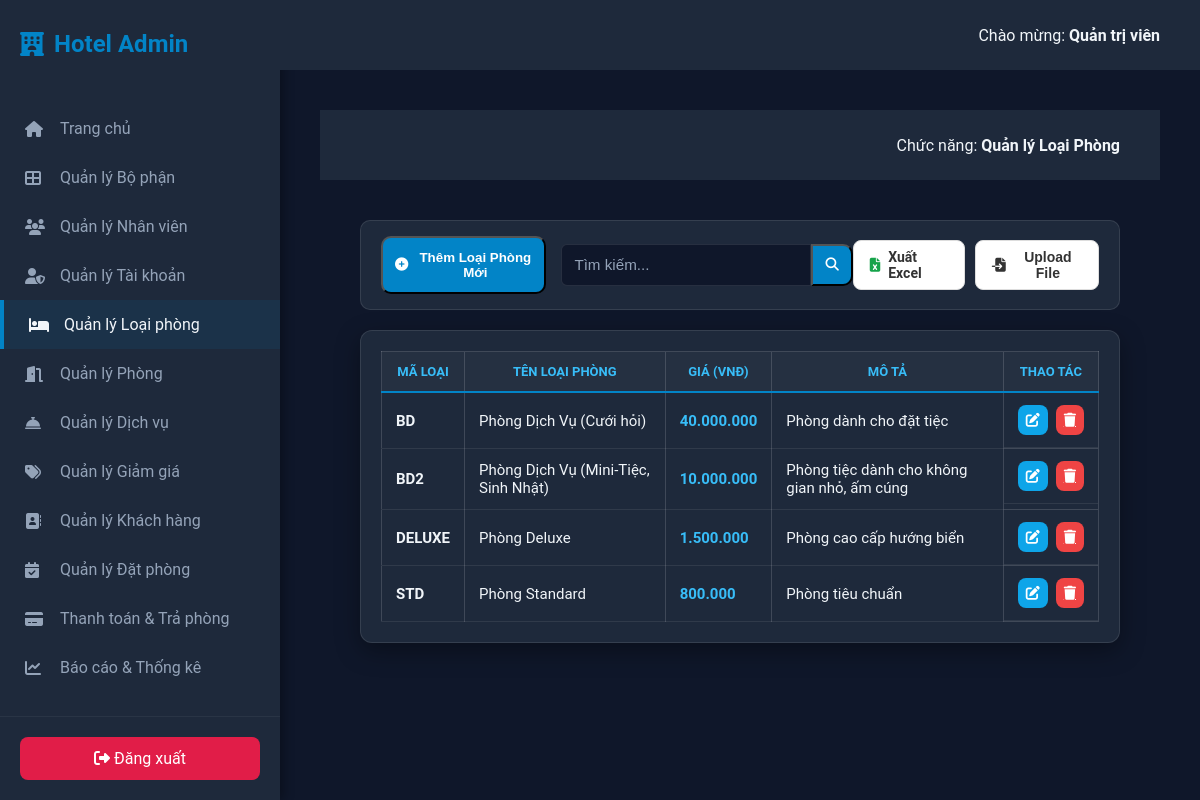
The page /?controller=RoomTypeController&action=index (signed in) on the database its author committed.
### tables this page shows
CREATE TABLE `rooms_roomtype` (
  `MaLoaiPhong` varchar(20) NOT NULL,
  `TenLoaiPhong` varchar(50) NOT NULL,
  `GiaPhong` int(11) NOT NULL,
  `MoTaPhong` varchar(255) NOT NULL
);

### MVC/Core/controller.php (called while the page is built, shortened)
<?php
class controller {
    public function model($model) {
        return new $model;
    }
    public function view($view, $data = []) {
        require_once "./MVC/Views/".$view.".php";
    }
}
?>

### MVC/Controllers/RoomTypeController.php (called while the page is built, shortened)
<?php
class RoomTypeController extends Controller {
    public function index() {
        $model = $this->model("RoomTypeModel");
        $keyword = isset($_POST['keyword']) ? trim($_POST['keyword']) : '';
        $this->view("Master", [
            "Page" => "RoomTypeManage",
            "page_tab" => "roomtype",
            "roomTypes" => $model->getAll($keyword),
            "keyword" => $keyword
        ]);
    }
}
?>

### MVC/Core/App.php (called while the page is built, shortened)
<?php
class App {
    protected $action = "index";
    public function __construct() {
        if (isset($_GET['controller'])) {
            $this->controller = $_GET['controller'];
        }
        $this->controller = new $this->controller;
        if (isset($_GET['action'])) {
            $this->action = $_GET['action'];
        }
        call_user_func([$this->controller, $this->action]);
    }
}

### index.php (called while the page is built, shortened)
<?php
$app = new App();

### MVC/Core/connectDB.php (called while the page is built, shortened)
<?php
class connectDB {
    public function __construct() {
        $this->con = mysqli_connect(
            "localhost",
            "root",
            "",
            "web_hotel_mngt",
            3307
        );
    }
}

### MVC/Models/RoomTypeModel.php (called while the page is built, shortened)
<?php
class RoomTypeModel extends connectDB {
    public function getAll($keyword = '') {
        $sql = "SELECT * FROM rooms_roomtype";
        return mysqli_query($this->con, $sql);
    }
}
?>

### MVC/Views/Pages/RoomTypeManage.php (the view, shortened to what this page needs)
<main class="main-content">
    <header class="top-header">
        <div class="user-info">
            Chức năng:  <strong>Quản lý Loại Phòng</strong>
        </div>
    </header>
    <section class="content-body">
        <div class="toolbar" style="display: flex; justify-content: space-between; align-items: center; margin-bottom: 20px;">
            <div style="display: flex; align-items: center; gap: 15px;">
                <button class="btn btn-primary" onclick="toggleForm(true)">
                    <i class="fas fa-plus-circle"></i> Thêm Loại Phòng Mới
                </button>
                <form action="?controller=RoomTypeController&action=index" method="POST" style="display: flex; margin: 0;">
                    <input type="text" name="keyword" class="form-control"
                        placeholder="Tìm kiếm..."
                        value="<?= isset($data['keyword']) ? $data['keyword'] : '' ?>"
                        style="border-top-right-radius: 0; border-bottom-right-radius: 0; width: 250px;">
                    <button type="submit" class="btn btn-primary" style="border-top-left-radius: 0; border-bottom-left-radius: 0;">
                        <i class="fas fa-search"></i>
                    </button>
                </form>
            </div>
            <div class="right-tools" style="display: flex; gap: 10px;">
                <a href="?controller=RoomTypeController&action=exportExcel" class="btn-custom-white">
                    <i class="fas fa-file-excel" style="color: #16a34a;"></i> Xuất Excel
                </a>
                <button class="btn-custom-white" onclick="toggleImport(true)">
                    <i class="fas fa-file-import"></i> Upload File
                </button>
            </div>
        </div>
        <div class="table-container" style="margin-top: 20px;">
            <table class="admin-table">
                <thead>
                    <tr>
                        <th>Mã Loại</th>
                        <th>Tên Loại Phòng</th>
                        <th>Giá (VNĐ)</th>
                        <th>Mô Tả</th>
                        <th style="text-align: center;">Thao Tác</th>
                    </tr>
                </thead>
                <tbody>
                    <?php if(!empty($data['roomTypes'])): ?>
                        <?php foreach($data['roomTypes'] as $row): ?>
                        <tr>
                            <td><strong><?= $row['MaLoaiPhong'] ?></strong></td>
                            <td><?= $row['TenLoaiPhong'] ?></td>
                            <td style="color: #38bdf8; font-weight: bold;">
                                <?= number_format($row['GiaPhong'], 0, ',', '.') ?>
                            </td>
                            <td><?= $row['MoTaPhong'] ?></td>
                            <td class="action-buttons" style="text-align: center;">
                                <button class="btn-icon edit"
                                    onclick="editRoomType('<?= $row['MaLoaiPhong'] ?>', '<?= $row['TenLoaiPhong'] ?>', '<?= $row['GiaPhong'] ?>', '<?= $row['MoTaPhong'] ?>')">
                                    <i class="fas fa-edit"></i>
                                </button>
                                <a href="?controller=RoomTypeController&action=deleteRoomType&id=<?= $row['MaLoaiPhong'] ?>"
                                   class="btn-icon delete" onclick="return confirm('Xóa loại phòng này sẽ ảnh hưởng đến các phòng đang sử dụng nó. Bạn chắc chứ?')">
                                    <i class="fas fa-trash"></i>
                                </a>
                            </td>
                        </tr>
                        <?php endforeach; ?>
                    <?php else: ?>
                        <tr><td colspan="5" style="text-align:center;">Chưa có dữ liệu loại phòng.</td></tr>
                    <?php endif; ?>
                </tbody>
            </table>
        </div>
    </section>
</main>

### Public/Css/style_hello.css (style rules this page uses)
:root { --bg-dark: #0f172a; --card-bg: #1e293b; --ocean-blue: #0284c7; --ocean-hover: #0369a1; --text-main: #f1f5f9; }
body { margin: 0; background-color: var(--bg-dark); font-family: 'Segoe UI', sans-serif; display: flex; justify-content: center; align-items: center; height: 100vh; }
.btn { padding: 12px; border-radius: 10px; text-decoration: none; font-weight: 600; transition: 0.3s; display: flex; align-items: center; justify-content: center; gap: 10px; }
.btn-primary { background: var(--ocean-blue); color: white; }

### Public/Css/login_style.css (style rules this page uses)
:root { --bg-dark: #0f172a; --card-bg: #1e293b; --ocean-blue: #0284c7; --ocean-hover: #0369a1; --text-white: #f1f5f9; --input-bg: #334155; --text-muted: #94a3b8; }
.form-control { width: 100%; padding: 10px 12px; background: var(--input-bg); border: 1px solid transparent; border-radius: 8px; color: white; font-size: 0.95rem; transition: 0.3s; outline: none; box-sizing: border-box; }

### Public/Css/admin_style.css (style rules this page uses)
html, body { margin: 0; padding: 0; width: 100%; height: 100%; display: block; background-color: #0f172a; }
.main-content { flex: 1; display: flex; flex-direction: column; overflow-y: auto; }
:root { --bg-dark: #0f172a; --sidebar-bg: #1e293b; --ocean-blue: #0284c7; --ocean-hover: #0ea5e9; --text-white: #f1f5f9; --text-muted: #94a3b8; }
.main-content { flex: 1; display: flex; flex-direction: column; }
.top-header { height: 70px; background: var(--sidebar-bg); display: flex; align-items: center; justify-content: flex-end; padding: 0 40px; color: var(--text-white); }
.content-body { padding: 40px; color: var(--text-white); }

### Public/Css/department_style.css (style rules this page uses)
:root { --card-bg: #1e293b; --border-color: rgba(255, 255, 255, 0.1); --ocean-blue: #0284c7; --text-white: #f1f5f9; }
.table-container { background: var(--card-bg); border-radius: 12px; padding: 20px; border: 1px solid var(--border-color); box-shadow: 0 8px 25px rgba(0,0,0,0.35); color: var(--text-white); }
.admin-table { width: 100%; border-collapse: collapse; font-size: 15px; }
.admin-table th { padding: 12px; color: #38bdf8; text-transform: uppercase; font-size: 13px; border-bottom: 2px solid var(--ocean-blue); background: rgba(255,255,255,0.03); }
.admin-table td { padding: 10px 12px; border-bottom: 1px solid rgba(255,255,255,0.08); }
.action-buttons { display: flex; justify-content: center; gap: 8px; }
.btn-icon { cursor: pointer; padding: 8px; border-radius: 6px; border: none; transition: 0.25s; display:flex; justify-content:center; align-items:center; }
.btn-icon.edit { background:#0284c7; color:white; }
.btn-icon.delete { background:#dc2626; color:white; }
.admin-table { width: 100%; border-collapse: collapse; font-size: 15px; color: var(--text-white); border: 1px solid rgba(255,255,255,0.15); }
.admin-table th, .admin-table td { padding: 12px 14px; border-right: 1px solid rgba(255,255,255,0.15); }
.admin-table th:last-child, .admin-table td:last-child { border-right: none; }
.admin-table tr { border-bottom: 1px solid rgba(255,255,255,0.15); }
.btn-custom-white { background-color: #ffffff; color: #333; padding: 8px 16px; border-radius: 8px; border: 1px solid #ddd; text-decoration: none; font-size: 14px; font-weight: 600; display: flex; align-items: center; gap: 8px; transition: all 0.3s; }

### Public/Css/employee_style.css (style rules this page uses)
:root { --bg-dark: #0f172a; --card-bg: #1e293b; --border-color: rgba(255,255,255,0.1); --ocean-blue: #0284c7; --text-white: #f1f5f9; --text-light: #cbd5e1; }
body { background: var(--bg-dark); color: var(--text-white); font-family: "Roboto", sans-serif; }
.toolbar { background: var(--card-bg); padding: 15px 20px; border-radius: 10px; display: flex; justify-content: space-between; align-items: center; border:1px solid var(--border-color); margin-bottom: 20px; }
.toolbar input[type=text] { background:#0f172a; color:white; border:1px solid var(--border-color); border-radius:6px; padding:10px 12px; }
.toolbar input::placeholder { color:#94a3b8; }
.btn-icon { border:none; padding:8px; border-radius:8px; cursor:pointer; }
.btn-icon.edit { background:#0ea5e9; }
.btn-icon.delete { background:#ef4444; }
.btn-icon i { color:white; font-size:14px; }

### rows shown on the page
rooms_roomtype: MaLoaiPhong "BD", TenLoaiPhong "Phòng Dịch Vụ (Cưới hỏi)", GiaPhong "40.000.000", MoTaPhong "Phòng dành cho đặt tiệc"
rooms_roomtype: MaLoaiPhong "BD2", TenLoaiPhong "Phòng Dịch Vụ (Mini-Tiệc, Sinh Nhật)", GiaPhong "10.000.000", MoTaPhong "Phòng tiệc dành cho không gian nhỏ, ấm cúng"
rooms_roomtype: MaLoaiPhong "DELUXE", TenLoaiPhong "Phòng Deluxe", GiaPhong "1.500.000", MoTaPhong "Phòng cao cấp hướng biển"
rooms_roomtype: MaLoaiPhong "STD", TenLoaiPhong "Phòng Standard", GiaPhong "800.000", MoTaPhong "Phòng tiêu chuẩn"
